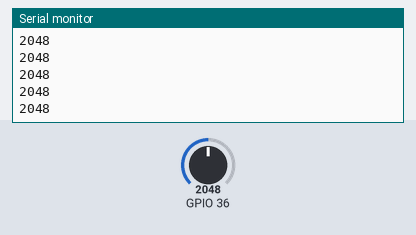
A sketch run on a simulated ESP32. On the bench: the last lines printed to the serial monitor. Inputs (shaded band) come from the test bench; at power-on: GPIO 36 = 2048.

Above: at 1.2 s.
1.3 s: GPIO 36 set to 2866
At 1.31 s:
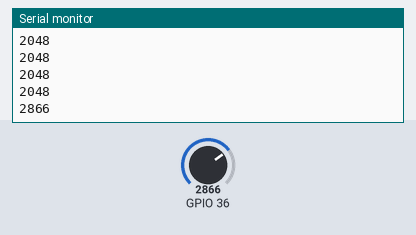
2.8 s: GPIO 36 set to 3603
At 2.82 s:
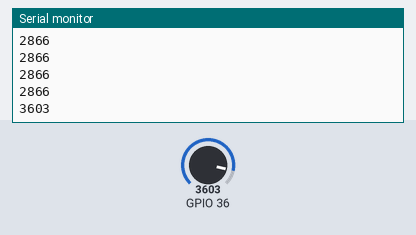
Timing chart, 0 to 5.8 s (numbered marks = the images above; inputs shaded):
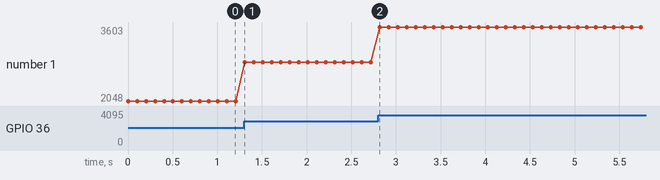

Measured:
- after the input at 1.3 s, the serial monitor: prints a new line at once (image 1)
- after the input at 2.8 s, the serial monitor: prints a new line at once (image 2)
- plotted number 1: 2048 → 2866 after the input at 1.3 s, 2866 → 3603 after the input at 2.8 s

The sketch:

EMG_sample_code.ino
```cpp
#include <WiFi.h>
#include <WiFiUdp.h>

// Replace "your_ssid" and "your_password" with your desired AP credentials
const char* ssid = "ESP32_AP";
const char* password = "password";

WiFiUDP udp;

void setup() {
  // initialize the serial communication:
  Serial.begin(115200);

  // Create an Access Point
  WiFi.softAP(ssid, password);

  Serial.println("Access Point created");
  Serial.print("IP address: ");
  Serial.println(WiFi.softAPIP());

  // Initialize UDP
  udp.begin(12345); // Choose any port you like
}

void loop() {
  // Read analog input from A0
  int sensorValue = analogRead(A0);

  // Print the analog value to Serial
  Serial.println(sensorValue);

  // Broadcast analog value over UDP
  udp.beginPacket("255.255.255.255", 12345); // Broadcast address and port
  udp.print(sensorValue);
  udp.endPacket();

  // Wait for a bit to prevent saturating the serial data and flooding the network
  delay(100);
}
```
